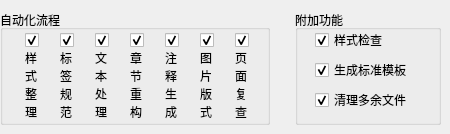
   <widget class="QWidget" name="auto_option">
    <attribute name="title">
     <string>自动化选项</string>
    </attribute>
    <widget class="QGroupBox" name="auto_flow">
     <property name="geometry">
      <rect>
       <x>0</x>
       <y>10</y>
       <width>270</width>
       <height>115</height>
      </rect>
     </property>
     <property name="sizePolicy">
      <sizepolicy hsizetype="Fixed" vsizetype="Preferred">
       <horstretch>0</horstretch>
       <verstretch>0</verstretch>
      </sizepolicy>
     </property>
     <property name="title">
      <string>自动化流程</string>
     </property>
     <property name="flat">
      <bool>true</bool>
     </property>
     <widget class="QCheckBox" name="flow_class">
      <property name="enabled">
       <bool>true</bool>
      </property>
      <property name="geometry">
       <rect>
        <x>25</x>
        <y>20</y>
        <width>20</width>
        <height>20</height>
       </rect>
      </property>
      <property name="sizePolicy">
       <sizepolicy hsizetype="Fixed" vsizetype="Fixed">
        <horstretch>0</horstretch>
        <verstretch>0</verstretch>
       </sizepolicy>
      </property>
      <property name="checked">
       <bool>true</bool>
      </property>
     </widget>
     <widget class="QCheckBox" name="flow_tag">
      <property name="enabled">
       <bool>true</bool>
      </property>
      <property name="geometry">
       <rect>
        <x>60</x>
        <y>20</y>
        <width>20</width>
        <height>20</height>
       </rect>
      </property>
      <property name="sizePolicy">
       <sizepolicy hsizetype="Fixed" vsizetype="Fixed">
        <horstretch>0</horstretch>
        <verstretch>0</verstretch>
       </sizepolicy>
      </property>
      <property name="checked">
       <bool>true</bool>
      </property>
     </widget>
     <widget class="QCheckBox" name="flow_text">
      <property name="enabled">
       <bool>true</bool>
      </property>
      <property name="geometry">
       <rect>
        <x>95</x>
        <y>20</y>
        <width>20</width>
        <height>20</height>
       </rect>
      </property>
      <property name="sizePolicy">
       <sizepolicy hsizetype="Fixed" vsizetype="Fixed">
        <horstretch>0</horstretch>
        <verstretch>0</verstretch>
       </sizepolicy>
      </property>
      <property name="checked">
       <bool>true</bool>
      </property>
     </widget>
     <widget class="QCheckBox" name="flow_title">
      <property name="enabled">
       <bool>true</bool>
      </property>
      <property name="geometry">
       <rect>
        <x>130</x>
        <y>20</y>
        <width>20</width>
        <height>20</height>
       </rect>
      </property>
      <property name="sizePolicy">
       <sizepolicy hsizetype="Fixed" vsizetype="Fixed">
        <horstretch>0</horstretch>
        <verstretch>0</verstretch>
       </sizepolicy>
      </property>
      <property name="checked">
       <bool>true</bool>
      </property>
     </widget>
     <widget class="QCheckBox" name="flow_note">
      <property name="enabled">
       <bool>true</bool>
      </property>
      <property name="geometry">
       <rect>
        <x>165</x>
        <y>20</y>
        <width>20</width>
        <height>20</height>
       </rect>
      </property>
      <property name="sizePolicy">
       <sizepolicy hsizetype="Fixed" vsizetype="Fixed">
        <horstretch>0</horstretch>
        <verstretch>0</verstretch>
       </sizepolicy>
      </property>
      <property name="checked">
       <bool>true</bool>
      </property>
     </widget>
     <widget class="QCheckBox" name="flow_image">
      <property name="enabled">
       <bool>true</bool>
      </property>
      <property name="geometry">
       <rect>
        <x>200</x>
        <y>20</y>
        <width>20</width>
        <height>20</height>
       </rect>
      </property>
      <property name="sizePolicy">
       <sizepolicy hsizetype="Fixed" vsizetype="Fixed">
        <horstretch>0</horstretch>
        <verstretch>0</verstretch>
       </sizepolicy>
      </property>
      <property name="checked">
       <bool>true</bool>
      </property>
     </widget>
     <widget class="QCheckBox" name="flow_page">
      <property name="enabled">
       <bool>true</bool>
      </property>
      <property name="geometry">
       <rect>
        <x>235</x>
        <y>20</y>
        <width>20</width>
        <height>20</height>
       </rect>
      </property>
      <property name="sizePolicy">
       <sizepolicy hsizetype="Fixed" vsizetype="Fixed">
        <horstretch>0</horstretch>
        <verstretch>0</verstretch>
       </sizepolicy>
      </property>
      <property name="checked">
       <bool>true</bool>
      </property>
     </widget>
     <widget class="QLabel" name="label_class">
      <property name="geometry">
       <rect>
        <x>25</x>
        <y>40</y>
        <width>20</width>
        <height>70</height>
       </rect>
      </property>
      <property name="sizePolicy">
       <sizepolicy hsizetype="Fixed" vsizetype="Fixed">
        <horstretch>0</horstretch>
        <verstretch>0</verstretch>
       </sizepolicy>
      </property>
      <property name="inputMethodHints">
       <set>Qt::ImhMultiLine</set>
      </property>
      <property name="text">
       <string>样
式
整
理</string>
      </property>
      <property name="textFormat">
       <enum>Qt::PlainText</enum>
      </property>
      <property name="alignment">
       <set>Qt::AlignLeading|Qt::AlignLeft|Qt::AlignVCenter</set>
      </property>
     </widget>
     <widget class="QLabel" name="label_text">
      <property name="geometry">
       <rect>
        <x>95</x>
        <y>40</y>
        <width>20</width>
        <height>70</height>
       </rect>
      </property>
      <property name="sizePolicy">
       <sizepolicy hsizetype="Fixed" vsizetype="Fixed">
        <horstretch>0</horstretch>
        <verstretch>0</verstretch>
       </sizepolicy>
      </property>
      <property name="inputMethodHints">
       <set>Qt::ImhMultiLine</set>
      </property>
      <property name="text">
       <string>文
本
处
理</string>
      </property>
      <property name="textFormat">
       <enum>Qt::PlainText</enum>
      </property>
      <property name="alignment">
       <set>Qt::AlignLeading|Qt::AlignLeft|Qt::AlignVCenter</set>
      </property>
     </widget>
     <widget class="QLabel" name="label_page">
      <property name="geometry">
       <rect>
        <x>235</x>
        <y>40</y>
        <width>20</width>
        <height>70</height>
       </rect>
      </property>
      <property name="sizePolicy">
       <sizepolicy hsizetype="Fixed" vsizetype="Fixed">
        <horstretch>0</horstretch>
        <verstretch>0</verstretch>
       </sizepolicy>
      </property>
      <property name="inputMethodHints">
       <set>Qt::ImhMultiLine</set>
      </property>
      <property name="text">
       <string>页
面
复
查</string>
      </property>
      <property name="textFormat">
       <enum>Qt::PlainText</enum>
      </property>
      <property name="alignment">
       <set>Qt::AlignLeading|Qt::AlignLeft|Qt::AlignVCenter</set>
      </property>
     </widget>
     <widget class="QLabel" name="label_image">
      <property name="geometry">
       <rect>
        <x>200</x>
        <y>40</y>
        <width>20</width>
        <height>70</height>
       </rect>
      </property>
      <property name="sizePolicy">
       <sizepolicy hsizetype="Fixed" vsizetype="Fixed">
        <horstretch>0</horstretch>
        <verstretch>0</verstretch>
       </sizepolicy>
      </property>
      <property name="inputMethodHints">
       <set>Qt::ImhMultiLine</set>
      </property>
      <property name="text">
       <string>图
片
版
式</string>
      </property>
      <property name="textFormat">
       <enum>Qt::PlainText</enum>
      </property>
      <property name="alignment">
       <set>Qt::AlignLeading|Qt::AlignLeft|Qt::AlignVCenter</set>
      </property>
     </widget>
     <widget class="QLabel" name="label_note">
      <property name="geometry">
       <rect>
        <x>165</x>
        <y>40</y>
        <width>20</width>
        <height>70</height>
       </rect>
      </property>
      <property name="sizePolicy">
       <sizepolicy hsizetype="Fixed" vsizetype="Fixed">
        <horstretch>0</horstretch>
        <verstretch>0</verstretch>
       </sizepolicy>
      </property>
      <property name="inputMethodHints">
       <set>Qt::ImhMultiLine</set>
      </property>
      <property name="text">
       <string>注
释
生
成</string>
      </property>
      <property name="textFormat">
       <enum>Qt::PlainText</enum>
      </property>
      <property name="alignment">
       <set>Qt::AlignLeading|Qt::AlignLeft|Qt::AlignVCenter</set>
      </property>
     </widget>
     <widget class="QLabel" name="label_title">
      <property name="geometry">
       <rect>
        <x>130</x>
        <y>40</y>
        <width>20</width>
        <height>70</height>
       </rect>
      </property>
      <property name="sizePolicy">
       <sizepolicy hsizetype="Fixed" vsizetype="Fixed">
        <horstretch>0</horstretch>
        <verstretch>0</verstretch>
       </sizepolicy>
      </property>
      <property name="inputMethodHints">
       <set>Qt::ImhMultiLine</set>
      </property>
      <property name="text">
       <string>章
节
重
构</string>
      </property>
      <property name="textFormat">
       <enum>Qt::PlainText</enum>
      </property>
      <property name="alignment">
       <set>Qt::AlignLeading|Qt::AlignLeft|Qt::AlignVCenter</set>
      </property>
     </widget>
     <widget class="QLabel" name="label_tag">
      <property name="geometry">
       <rect>
        <x>60</x>
        <y>40</y>
        <width>20</width>
        <height>70</height>
       </rect>
      </property>
      <property name="sizePolicy">
       <sizepolicy hsizetype="Fixed" vsizetype="Fixed">
        <horstretch>0</horstretch>
        <verstretch>0</verstretch>
       </sizepolicy>
      </property>
      <property name="inputMethodHints">
       <set>Qt::ImhMultiLine</set>
      </property>
      <property name="text">
       <string>标
签
规
范</string>
      </property>
      <property name="textFormat">
       <enum>Qt::PlainText</enum>
      </property>
      <property name="alignment">
       <set>Qt::AlignLeading|Qt::AlignLeft|Qt::AlignVCenter</set>
      </property>
     </widget>
    </widget>
    <widget class="QGroupBox" name="auto_func">
     <property name="geometry">
      <rect>
       <x>295</x>
       <y>10</y>
       <width>146</width>
       <height>115</height>
      </rect>
     </property>
     <property name="sizePolicy">
      <sizepolicy hsizetype="Fixed" vsizetype="Preferred">
       <horstretch>0</horstretch>
       <verstretch>0</verstretch>
      </sizepolicy>
     </property>
     <property name="title">
      <string>附加功能</string>
     </property>
     <widget class="QCheckBox" name="chk_check">
      <property name="enabled">
       <bool>true</bool>
      </property>
      <property name="geometry">
       <rect>
        <x>20</x>
        <y>20</y>
        <width>100</width>
        <height>20</height>
       </rect>
      </property>
      <property name="sizePolicy">
       <sizepolicy hsizetype="Fixed" vsizetype="Fixed">
        <horstretch>0</horstretch>
        <verstretch>0</verstretch>
       </sizepolicy>
      </property>
      <property name="text">
       <string>样式检查</string>
      </property>
      <property name="checked">
       <bool>true</bool>
      </property>
     </widget>
     <widget class="QCheckBox" name="tem_check">
      <property name="enabled">
       <bool>true</bool>
      </property>
      <property name="geometry">
       <rect>
        <x>20</x>
        <y>50</y>
        <width>120</width>
        <height>20</height>
       </rect>
      </property>
      <property name="sizePolicy">
       <sizepolicy hsizetype="Fixed" vsizetype="Fixed">
        <horstretch>0</horstretch>
        <verstretch>0</verstretch>
       </sizepolicy>
      </property>
      <property name="text">
       <string>生成标准模板</string>
      </property>
      <property name="checked">
       <bool>true</bool>
      </property>
     </widget>
     <widget class="QCheckBox" name="del_check">
      <property name="enabled">
       <bool>true</bool>
      </property>
      <property name="geometry">
       <rect>
        <x>20</x>
        <y>80</y>
        <width>120</width>
        <height>20</height>
       </rect>
      </property>
      <property name="sizePolicy">
       <sizepolicy hsizetype="Fixed" vsizetype="Fixed">
        <horstretch>0</horstretch>
        <verstretch>0</verstretch>
       </sizepolicy>
      </property>
      <property name="text">
       <string>清理多余文件</string>
      </property>
      <property name="checked">
       <bool>true</bool>
      </property>
     </widget>
    </widget>
   </widget>
